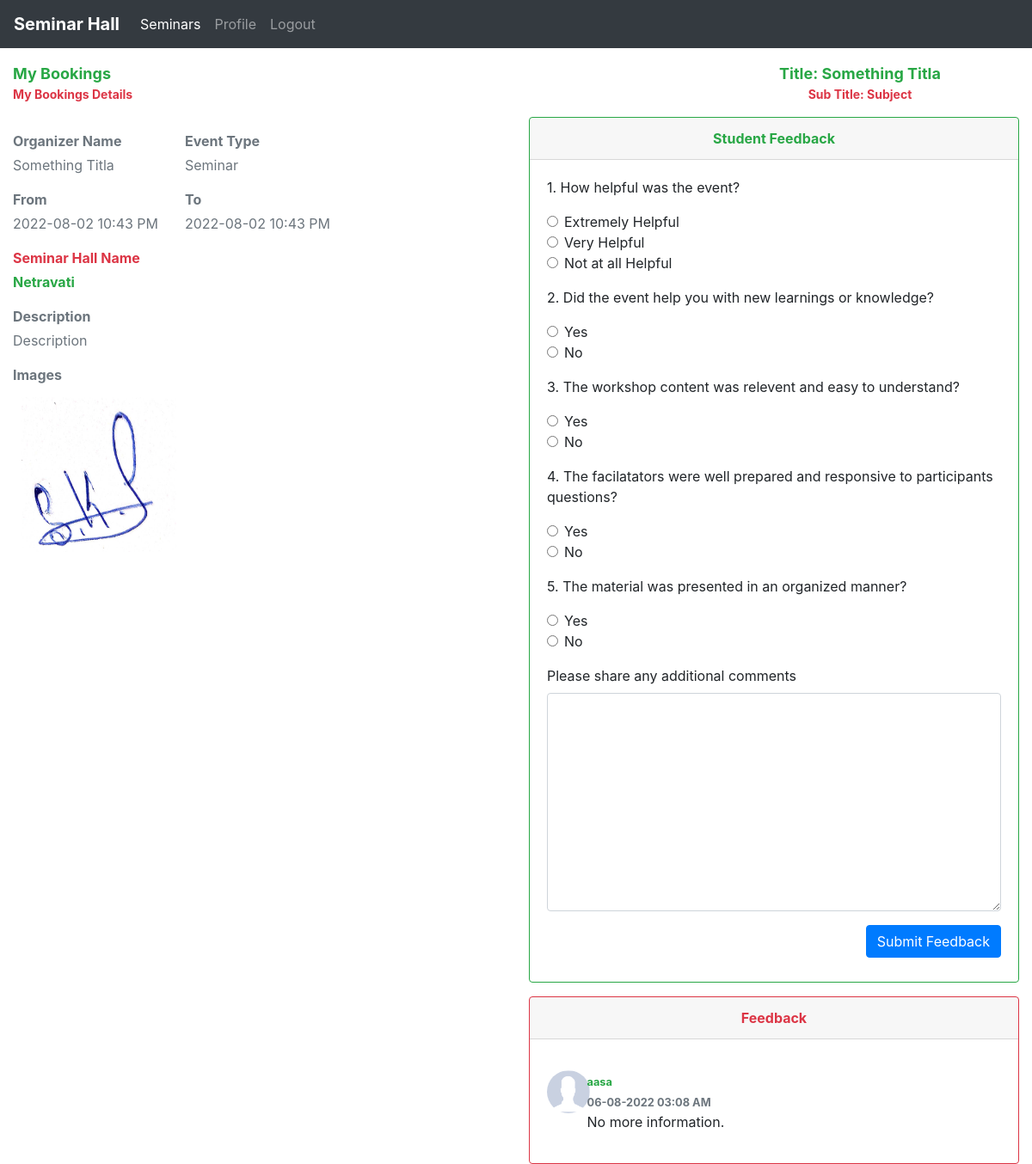
The page /students/feedback.php?id=9 (signed in) on the database its author committed.
### tables this page shows
CREATE TABLE IF NOT EXISTS `bookings` (
  `id` int(11) NOT NULL AUTO_INCREMENT,
  `deptId` int(11) NOT NULL,
  `seminar_hall_id` int(11) NOT NULL,
  `title` varchar(100) NOT NULL,
  `subTitle` varchar(100) NOT NULL,
  `organizerName` varchar(100) NOT NULL,
  `from_date` datetime NOT NULL,
  `to_date` datetime NOT NULL,
  `guests` text,
  `description` text NOT NULL,
  `status` varchar(30) NOT NULL DEFAULT 'Pending',
  `images` text,
  `cancellation_reason` text,
  `accessories` text,
  `event_type` varchar(100) NOT NULL,
  UNIQUE KEY `id_2` (`id`),
  KEY `deptId` (`deptId`)
);

CREATE TABLE IF NOT EXISTS `seminar_halls` (
  `id` int(11) NOT NULL AUTO_INCREMENT,
  `hall_name` varchar(100) NOT NULL,
  `hall_description` text NOT NULL,
  PRIMARY KEY (`id`)
);

CREATE TABLE IF NOT EXISTS `feedback` (
  `booking_id` int(11) NOT NULL,
  `feedback` text NOT NULL,
  `student_id` varchar(11) NOT NULL,
  `updated_value` timestamp NOT NULL DEFAULT CURRENT_TIMESTAMP,
  `1st` varchar(30) NOT NULL,
  `2nd` varchar(30) NOT NULL,
  `3rd` varchar(30) NOT NULL,
  `4th` varchar(30) NOT NULL,
  `5th` varchar(30) NOT NULL
);

CREATE TABLE IF NOT EXISTS `students_list` (
  `id` int(11) NOT NULL AUTO_INCREMENT,
  `roll_no` varchar(100) NOT NULL,
  `student_name` varchar(100) NOT NULL,
  `student_email` varchar(100) NOT NULL,
  `deptId` varchar(100) NOT NULL,
  `sem` int(11) NOT NULL,
  `password` varchar(100) NOT NULL DEFAULT '12345',
  `mobile_number` double DEFAULT NULL,
  PRIMARY KEY (`id`)
);

### students/feedback.php (the view, shortened to what this page needs)
<?php
include('./students_header.php');
include('../db/dbcon.php');
$result = mysqli_query($con, "SELECT * FROM `bookings` b, `seminar_halls` s
WHERE b.seminar_hall_id = s.id AND b.id = $_GET[id]") or die(mysqli_error($con));
$row = mysqli_fetch_array($result);
$images = explode(',', $row[11]);
$rollNo = $_SESSION['userData'][1];
$feedback_query = "SELECT * FROM `feedback` f, `bookings` b, `students_list` s
WHERE f.booking_id = b.id and f.student_id = s.roll_no and f.booking_id = $_GET[id] and f.student_id='$rollNo'";
$feedback_result = mysqli_query($con, $feedback_query);
$feedback_count = mysqli_num_rows($feedback_result);
?>
<!DOCTYPE html>
<html lang="en">
<head>
</head>
<body>
    <div class="container-fluid">
        <div class="row mt-3">
            <div class="col-md-8">
                <p class="page-title font-weight-bold text-success m-0">My Bookings</p>
                <p class="page-subTitle text-danger font-weight-bold">My Bookings Details</p>
            </div>
            <div class="col-md-4 text-center">
                <p class="page-title font-weight-bold text-success m-0">Title: <?php echo $row[3]; ?></p>
                <p title="<?php echo $row[4]; ?>" class="page-subTitle text-truncate text-danger font-weight-bold">Sub Title: <?php echo $row[4]; ?></p>
            </div>
        </div>
        <div class="row">
            <div class="col-md-6">
                <div class="row mt-3">
                    <div class="col-md-4">
                        <p class="text-title mb-1 font-weight-bold text-secondary">Organizer Name</p>
                        <p class="text-muted m-0"><?php echo $row[3]; ?></p>
                    </div>
                    <div class="col-md-4">
                        <p class="text-title mb-1 font-weight-bold text-secondary">Event Type</p>
                        <p class="text-muted m-0"><?php echo $row[14]; ?></p>
                    </div>
                    <div class="col-md-4">
                    </div>
                </div>
                <div class="row mt-3">
                    <div class="col-md-4">
                        <p class="text-title mb-1 font-weight-bold text-secondary">From</p>
                        <p class="text-muted m-0"><?php echo date_format(date_create($row[6]), "Y-m-d h:i A"); ?></p>
                    </div>
                    <div class="col-md-4">
                        <p class="text-title mb-1 font-weight-bold text-secondary">To</p>
                        <p class="text-muted m-0"><?php echo date_format(date_create($row[7]), "Y-m-d h:i A"); ?></p>
                    </div>
                </div>
                <div class="row mt-3">
                    <div class="col-md-4">
                        <p class="text-title mb-1 font-weight-bold text-danger">Seminar Hall Name</p>
                        <p class="m-0 text-success font-weight-bold"><?php echo $row[16]; ?></p>
                    </div>
                </div>
                <div class="row mt-3">
                    <div class="col-md-12">
                        <p class="text-title mb-1 font-weight-bold text-secondary">Description</p>
                        <p class="text-muted m-0"><?php echo $row[9]; ?></p>
                    </div>
                </div>
                <?php
                if ($row[11]) {
                ?>
                    <div class="row mt-3">
                        <div class="col-md-12">
                            <p class="text-title mb-1 font-weight-bold text-secondary">Images</p>
                            <div class="image-thumbnails">
                                <?php
                                for ($i = 0; $i < count($images); $i++) {
                                    if (explode('.', $images[$i])[1] !== 'pdf') {
                                ?>
                                        <img class="uploaded-images" src="./../<?php echo $images[$i]; ?>" alt="" />
                                <?php
                                    }
                                }
                                ?>
                            </div>
                        </div>
                    </div>
                <?php
                }
                ?>
            </div>
            <div class="col-md-6">
                <?php
                if ($row[10] !== "cancelled") {
                ?>
                    <div class="card border-success">
                        <div class="card-header text-success font-weight-bold text-center">Student Feedback</div>
                        <div class="card-body">
                            <form action="" method="post">
                                <div class="question1">
                                    <p>1. How helpful was the event?</p>
                                    <div class="form-check">
                                        <input class="form-check-input" type="radio" name="question1" id="extreme" value="Extremely Helpful">
                                        <label class="form-check-label" for="extreme">
                                            Extremely Helpful
                                        </label>
                                    </div>
                                    <div class="form-check">
                                        <input class="form-check-input" type="radio" name="question1" id="very" value="Very Helpful">
                                        <label class="form-check-label" for="very">
                                            Very Helpful
                                        </label>
                                    </div>
                                    <div class="form-check">
                                        <input class="form-check-input" type="radio" name="question1" id="notatall" value="Not at all Helpful">
                                        <label class="form-check-label" for="notatall">
                                            Not at all Helpful
                                        </label>
                                    </div>
                                </div>
                                <div class="question1 mt-3">
                                    <p>2. Did the event help you with new learnings or knowledge?</p>
                                    <div class="form-check">
                                        <input class="form-check-input" type="radio" name="question2" id="yes" value="Yes">
                                        <label class="form-check-label" for="yes">
                                            Yes
                                        </label>
                                    </div>
                                    <div class="form-check">
                                        <input class="form-check-input" type="radio" name="question2" id="no" value="No">
                                        <label class="form-check-label" for="no">
                                            No
                                        </label>
                                    </div>
                                </div>
                                <div class="question1 mt-3">
                                    <p>3. The workshop content was relevent and easy to understand?</p>
                                    <div class="form-check">
                                        <input class="form-check-input" type="radio" name="question3" id="yes1" value="Yes">
                                        <label class="form-check-label" for="yes1">
                                            Yes
                                        </label>
                                    </div>
                                    <div class="form-check">
                                        <input class="form-check-input" type="radio" name="question3" id="no1" value="No">
                                        <label class="form-check-label" for="no1">
                                            No
                                        </label>
                                    </div>
                                </div>
                                <div class="question1 mt-3">
                                    <p>4. The facilatators were well prepared and responsive to participants questions?</p>
                                    <div class="form-check">
                                        <input class="form-check-input" type="radio" name="question4" id="yes2" value="Yes">
                                        <label class="form-check-label" for="yes2">
                                            Yes
                                        </label>
                                    </div>
                                    <div class="form-check">
                                        <input class="form-check-input" type="radio" name="question4" id="no2" value="No">
                                        <label class="form-check-label" for="no2">
                                            No
                                        </label>
                                    </div>
                                </div>
                                <div class="question1 mt-3">
                                    <p>5. The material was presented in an organized manner?</p>
                                    <div class="form-check">
                                        <input class="form-check-input" type="radio" name="question5" id="yes3" value="Yes">
                                        <label class="form-check-label" for="yes3">
                                            Yes
                                        </label>
                                    </div>
                                    <div class="form-check">
                                        <input class="form-check-input" type="radio" name="question5" id="no2" value="No">
                                        <label class="form-check-label" for="no2">
                                            No
                                        </label>
                                    </div>
                                </div>
                                <div class="form-group mt-3">
                                    <label for="Feedback">Please share any additional comments</label>
                                    <textarea name="feedback" class="form-control" id="" cols="30" rows="10"></textarea>
                                </div>
                                <div class="text-right">
                                    <button type="submit" name="submit_feedback" class="btn btn-primary ml-3 mb-2">Submit Feedback</button>
                                </div>
                            </form>
                        </div>
                    </div>
                <?php
                }
                ?>
                <div class="card border-danger mt-3">
                    <div class="card-header text-danger font-weight-bold text-center">Feedback</div>
                    <div class="card-body">
                        <?php
                        if ($feedback_count === 0) {
                        ?>
                            <p class="text-danger">No Feedback has been added.</p>
                            <?php
                        } else {
                            while ($row = mysqli_fetch_array($feedback_result)) {
                            ?>
                                <div class="row mt-3">
                                    <div class="col-md-1">
                                        <img class="avatar" src="./../images/avatar.png" alt="Avatar" />
                                    </div>
                                    <div class="col-md-11">
                                        <p class="m-0">
                                            <small class="font-weight-bold text-success"><?php echo $row[26]; ?></small>
                                        </p>
                                        <p class="m-0">
                                            <small class="text-muted font-weight-bold">
                                                <?php echo date_format(date_create($row[3]), "d-m-Y h:i A"); ?>
                                            </small>
                                        </p>
                                        <p><?php echo $row[1]; ?></p>
                                    </div>
                                </div>
                        <?php
                            }
                        }
                        ?>
                    </div>
                </div>
            </div>
        </div>
    </div>
</body>
</html>

### css/style.css (style rules this page uses)
.page-title { font-size: 18px; }
.page-subTitle { font-size: 14px; }
.uploaded-images { width: 200px; height: 200px; padding: 10px; }

### students/feedback.php (style rules this page uses)
.avatar { width: 50px; border-radius: 50%; height: 50px; }

### rows shown on the page
bookings: title "Something Titla", subTitle "Subject", event_type "Seminar", from_date "2022-08-02 10:43 PM", to_date "2022-08-02 10:43 PM", seminar_hall.hall_name "Netravati", description "Description", images (picture)
feedback: students_list.student_name "aasa", updated_value "06-08-2022 03:08 AM", feedback "No more information."
